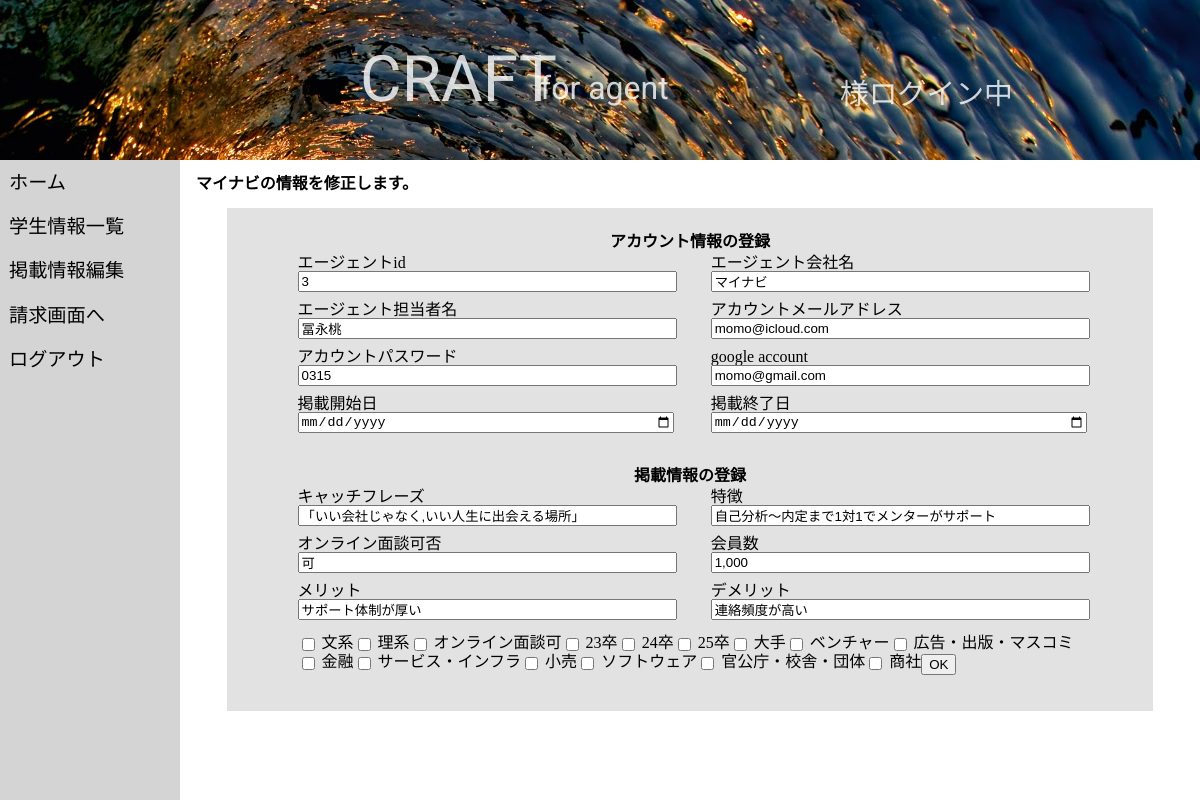
The page /src/shukatu/agent_page/agent_info_edit_request.php?agent_id=3 on the database its author committed.
### tables this page shows
CREATE TABLE  agent(
  id INT AUTO_INCREMENT NOT NULL PRIMARY KEY,
  agent_id INT NOT NULL ,
  company_name VARCHAR(255) NOT NULL,
  catchphrase VARCHAR(255) NOT NULL,
  feature VARCHAR(255) NOT NULL,
  online_meeting VARCHAR(255) NOT NULL,
  membership VARCHAR(255) NOT NULL,
  pros VARCHAR(255) NOT NULL,
  cons VARCHAR(255) NOT NULL
);

CREATE TABLE  agent_account(
  id INT NOT NULL AUTO_INCREMENT PRIMARY KEY,
  agent_id INT NOT NULL ,
  company_name VARCHAR(255) NOT NULL,
  company_staff VARCHAR(255) NOT NULL,
  account_email_address VARCHAR(255) NOT NULL,
  account_password VARCHAR(255) NOT NULL,
  google_account VARCHAR(255) NOT NULL,
  post_period_start VARCHAR(255) NOT NULL,
  post_period_end VARCHAR(255) NOT NULL
);

CREATE TABLE tag_existence(
  agent_id INT NOT NULL,
  tag_1 INT NOT NULL,
  tag_2 INT NOT NULL,
  tag_3 INT NOT NULL,
  tag_4 INT NOT NULL,
  tag_5 INT NOT NULL,
  tag_6 INT NOT NULL,
  tag_7 INT NOT NULL,
  tag_8 INT NOT NULL,
  tag_9 INT NOT NULL,
  tag_10 INT NOT NULL,
  tag_11 INT NOT NULL,
  tag_12 INT NOT NULL,
  tag_13 INT NOT NULL,
  tag_14 INT NOT NULL,
  tag_15 INT NOT NULL
);

CREATE TABLE  tag(
  tag_code INT NOT NULL  AUTO_INCREMENT PRIMARY KEY,
  tag_name VARCHAR(255) NOT NULL
);

### src/shukatu/agent_page/agent_info_edit_request.php (the view, shortened to what this page needs)
<!DOCTYPE html>
<html lang="ja">
<head>
    <link rel="stylesheet" href="../style/sass/base/reset.css">
    <link rel="stylesheet" href="../style/css/agentPage.css">
</head>
<body>
    <?php include "../common/agent_page_header.php";
    try {
        $agent_id = $_GET["agent_id"];
        $dsn = "mysql:host=db;dbname=shukatu;charset=utf8";
        $user = "root";
        $password = "password";
        $dbh = new PDO($dsn, $user, $password);
        $dbh->setAttribute(PDO::ATTR_ERRMODE, PDO::ERRMODE_EXCEPTION);
        $sql = "SELECT * FROM agent JOIN agent_account ON agent.id=agent_account.agent_id JOIN tag_existence ON agent.id=tag_existence.agent_id WHERE agent.agent_id=?";
        $stmt = $dbh->prepare($sql);
        $data[] = $agent_id;
        $stmt->execute($data);
        $rec = $stmt->fetch(PDO::FETCH_ASSOC);
        $dsn = "mysql:host=db;dbname=shukatu;charset=utf8";
        $user = "root";
        $password = "password";
        $dbh_2 = new PDO($dsn, $user, $password);
        $dbh_2->setAttribute(PDO::ATTR_ERRMODE, PDO::ERRMODE_EXCEPTION);
        $sql_2 = "SELECT * FROM tag";
        $stmt_2 = $dbh_2->prepare($sql_2);
        $stmt_2->execute();
    } catch (Exception $e) {
        echo "（　´∀｀）つ□ 涙拭けよ: " . $e->getMessage() . "\n";
        print "<a href='../boozer_login/boozer_login.php'>ログイン画面へ</a>";
    }
    ?>
    <div class="agent-page__right-page-container">
        <h1><?php print $rec["company_name"]; ?>の情報を修正します。</h1>
        <form action="agent_info_edit_request_done.php" method="post" enctype="multipart/form-data" width="100%">
            <div class="agent_reg_form_wrapper">
                <div class="agent_account_reg_wrapper">
                    <h2 class="agent_reg_form_tittle">アカウント情報の登録</h2>
                    <div class="agent_reg_form_box">
                        <span class="agent_reg_form_box_text">エージェントid</span>
                        <input type="text" name="agent_id" value="<?php print $rec['agent_id']; ?>">
                    </div>
                    <div class="agent_reg_form_box">
                        <spa class="agent_reg_form_box_text">エージェント会社名</spa>
                        <input type="text" name="company_name" value="<?php print $rec['company_name']; ?>">
                    </div>
                    <div class="agent_reg_form_box">
                        <span class="agent_reg_form_box_text">エージェント担当者名</span>
                        <input type="text" name="company_staff" value="<?php print $rec['company_staff']; ?>">
                    </div>
                    <div class="agent_reg_form_box">
                        <span class="agent_reg_form_box_text">アカウントメールアドレス</span>
                        <input type="text" name="account_email_address" value="<?php print $rec['account_email_address']; ?>">
                    </div>
                    <div class="agent_reg_form_box">
                        <span class="agent_reg_form_box_text">アカウントパスワード</span>
                        <input type="text" name="account_password" value="<?php print $rec['account_password']; ?>">
                    </div>
                    <div class="agent_reg_form_box">
                        <span class="agent_reg_form_box_text">google account</span>
                        <input type="text" name="google_account" value="<?php print $rec['google_account']; ?>">
                    </div>
                    <div class="agent_reg_form_box">
                        <span class="agent_reg_form_box_text">掲載開始日</span>
                        <input type="date" name="post_period_start" value="<?php print $rec['post_period_start']; ?>">
                    </div>
                    <div class="agent_reg_form_box">
                        <span class="agent_reg_form_box_text">掲載終了日</span>
                        <input type="date" name="post_period_end" value="<?php print $rec['post_period_end']; ?>">
                    </div>
                </div>
                <div class="agent_info_reg_wrapper">
                    <h2 class="agent_reg_form_tittle">掲載情報の登録</h2>
                    <div class="agent_reg_form_box">
                        <span class="agent_reg_form_box_text">キャッチフレーズ</span>
                        <input type="text" name="catchphrase" value="<?php print $rec['catchphrase']; ?>">
                    </div>
                    <div class="agent_reg_form_box">
                        <span class="agent_reg_form_box_text">特徴</span>
                        <input type="text" name="feature" value="<?php print $rec['feature']; ?>">
                    </div>
                    <div class="agent_reg_form_box">
                        <span class="agent_reg_form_box_text">オンライン面談可否</span>
                        <input type="text" name="online_meeting" value="<?php print $rec['online_meeting']; ?>">
                    </div>
                    <div class="agent_reg_form_box">
                        <span class="agent_reg_form_box_text">会員数</span>
                        <input type="text" name="membership" value="<?php print $rec['membership']; ?>">
                    </div>
                    <div class="agent_reg_form_box">
                        <span class="agent_reg_form_box_text">メリット</span>
                        <input type="text" name="pros" value="<?php print $rec['pros']; ?>">
                    </div>
                    <div class="agent_reg_form_box">
                        <span class="agent_reg_form_box_text">デメリット</span>
                        <input type="text" name="cons" value="<?php print $rec['cons']; ?>">
                    </div>
                    <div class="checkbox_area">
                        <?php
                        while (true) {
                            $rec_2 = $stmt_2->fetch(PDO::FETCH_ASSOC);
                            if ($rec_2 === false) {
                                break;
                            } ?><div class="checkboxes">
                                <input type="checkbox" class="agent-edit__tag-existence" name="tag[]" value=<?php echo $rec_2["tag_code"]; ?>>
                                <?php echo $rec_2["tag_name"]; ?></input>
                            </div><?php } ?>
                            <input type="submit" value="OK" class="form_submit_btn">
                    </div>
                </div>
            </div>
        </form>
    </div>
    </div>
</body>
</html>

### src/shukatu/style/css/agentPage.css (style rules this page uses)
.agent-page__right-page-container { padding-left: 15%; }
.agent-page__right-page-container h1 { margin: 16px; }
.agent-page__right-page-container .agent_reg_form_wrapper .agent_account_reg_wrapper { width: 90%; margin: 0 auto; display: flex; flex-wrap: wrap; justify-content: space-around; background-color: #e2e2e2; padding: 10px 0; }
.agent-page__right-page-container .agent_reg_form_wrapper .agent_account_reg_wrapper .agent_reg_form_tittle { width: 100%; text-align: center; }
.agent-page__right-page-container .agent_reg_form_wrapper .agent_account_reg_wrapper .agent_reg_form_box { width: 45%; margin: 5px 0; }
.agent-page__right-page-container .agent_reg_form_wrapper .agent_account_reg_wrapper .agent_reg_form_box_text { display: block; width: 100%; }
.agent-page__right-page-container .agent_reg_form_wrapper .agent_account_reg_wrapper .agent_reg_form_box input { width: 100%; }
.agent-page__right-page-container .agent_reg_form_wrapper .agent_info_reg_wrapper { width: 90%; margin: 10px auto; padding: 10px 0; display: flex; flex-wrap: wrap; justify-content: space-around; background-color: #e2e2e2; }
.agent-page__right-page-container .agent_reg_form_wrapper .agent_info_reg_wrapper .agent_reg_form_tittle { width: 100%; text-align: center; }
.agent-page__right-page-container .agent_reg_form_wrapper .agent_info_reg_wrapper .agent_reg_form_box { width: 45%; margin: 5px 0; }
.agent-page__right-page-container .agent_reg_form_wrapper .agent_info_reg_wrapper .agent_reg_form_box_text { display: block; width: 100%; }
.agent-page__right-page-container .agent_reg_form_wrapper .agent_info_reg_wrapper .agent_reg_form_box input { width: 100%; }
.agent-page__right-page-container .agent_reg_form_wrapper .agent_info_reg_wrapper .checkbox_area { display: flex; flex-wrap: wrap; width: 95%; margin-top: 10px; }
.agent-page__right-page-container form { background-color: #e2e2e2; width: 90%; margin: 10px auto; padding: 16px 4px; }
.agent-page__right-page-container form span { display: block; }

### rows shown on the page
agent: agent_account.company_name "マイナビ", agent_id "3", company_name "マイナビ", company_staff "冨永桃", account_email_address "momo@icloud.com", account_password "0315", google_account "momo@gmail.com", catchphrase "「いい会社じゃなく,いい人生に出会える場所」", feature "自己分析～内定まで1対1でメンターがサポート", online_meeting "可", membership "1,000", pros "サポート体制が厚い", cons "連絡頻度が高い"
tag: tag_name "文系"
tag: tag_name "理系"
tag: tag_name "オンライン面談可"
tag: tag_name "23卒"
tag: tag_name "24卒"
tag: tag_name "25卒"
tag: tag_name "大手"
tag: tag_name "ベンチャー"
tag: tag_name "広告・出版・マスコミ"
tag: tag_name "金融"
tag: tag_name "サービス・インフラ"
tag: tag_name "小売"
tag: tag_name "ソフトウェア"
tag: tag_name "官公庁・校舎・団体"
tag: tag_name "商社"
